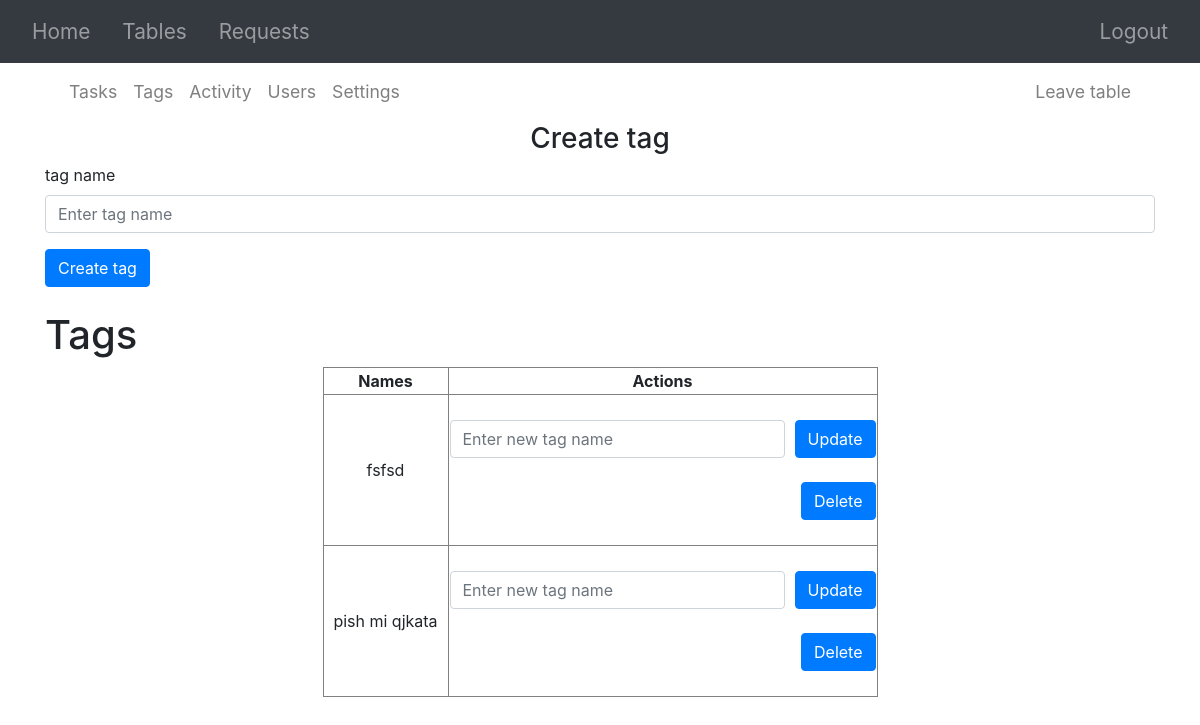
/tables/1/tags (signed in), run on the app's committed database.
### src/models.py (models this page shows, shortened)
class Tag(db.Model):
    id: Mapped[int] = mapped_column(primary_key=True)
    name: Mapped[str] = mapped_column(String(15))
    table_id: Mapped[int] = mapped_column(ForeignKey('table.id'))
    tasks: Mapped[list['Task']] = relationship(back_populates='tag')

### src/routes/tags.py (the view)
@tags_bp.route('/tables/<int:table_id>/tags')
@login_required
def tags(table_id: int) -> str:
    table = db.get_or_404(Table, table_id)
    user_id = current_user.id
    db.get_or_404(UserTable, [user_id, table_id])
    tags_in_table = db.get_or_404(Table, table_id).tags
    return render_template('tags.html', user=current_user, table=table, tags=tags_in_table)

### src/templates/tags.html (shortened to what this page needs)
{% extends "base.html" %}
{% import "macros.html" as macro %}
{% block content %}
{{ macro.in_table(table) }}
    <form action="/tables/{{ table.id }}/create-tag" method="POST" autocomplete="off">
        <h3 align="center">Create tag</h3>
        <div class="form-group">
          <label for="tag_name">tag name</label>
          <input
            type="text"
            class="form-control"
            id="tag_name"
            name="tag_name"
            placeholder="Enter tag name"
          />
        </div>
        <button type="submit" class="btn btn-primary">Create tag</button>
      </form>
      <br/>
    <h1>Tags</h1>
<table border="1" style="width: 50%; margin: 0 auto; text-align: center; border-collapse: collapse;">
    <thead>
        <th>Names</th>
        <th>Actions</th>
    </thead>
    <tbody>
        {% for tag in tags %}
        <tr>
            <td>{{ tag.name }}</td>
            <td>
                <br/>
                <form action="/tables/{{ table.id }}/update-tag" method="POST" style="display: flex; align-items: left; gap: 10px;" autocomplete="off">
                    <input
                    type="text"
                    class="form-control"
                    id="new_tag_name"
                    name="new_tag_name"
                    placeholder="Enter new tag name"
                    />
                    <button type="submit" class="btn btn-primary" value="{{ tag.id }}" id="tag_id" name="tag_id">Update</button>
                </form>
                <br/>
                <form action="/tables/{{ table.id }}/delete-tag" method="POST" style="display: flex; align-items: center; gap: 10px; justify-content: flex-end;">
                    <button type="submit" class="btn btn-primary" value="{{ tag.id }}" id="tag_id" name="tag_id">Delete</button>
                </form>
                <br/>
            </td>
        </tr>
        {% endfor %}
    </tbody>
</table>
{% endblock %}

### data on the page
Tag: name "fsfsd", {{ tag.id }} 1 (drawn)
Tag: name "pish mi qjkata", {{ tag.id }} 2 (drawn)
